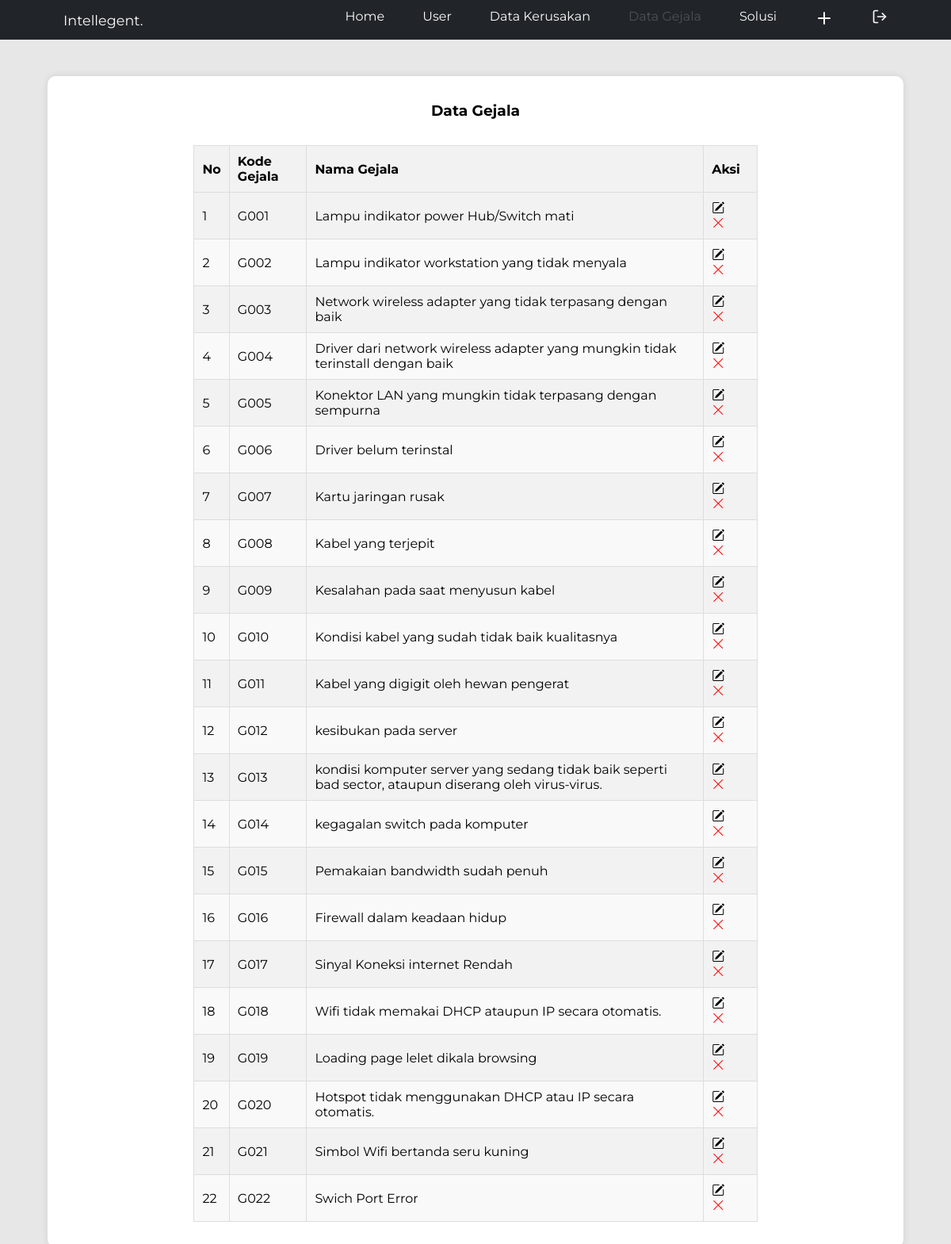
Screenshot of /dataGejala.php with the database file from the repository.
### tables this page shows
CREATE TABLE `gejala` (
  `kodeGejala` varchar(500) NOT NULL,
  `namaGejala` varchar(1000) NOT NULL
);

### function.php (called while the page is built, shortened)
<?php
$conn = mysqli_connect("localhost", "root", "", "analisaLan");
function query($query){
    global $conn;
    $result = mysqli_query($conn, $query);
    $rows = [];
    while ( $row = mysqli_fetch_assoc($result) ) {
        $rows [] = $row;
    }
    return $rows;
}
?>

### dataGejala.php (the view, shortened to what this page needs)
<?php
require 'function.php';
$data = query("SELECT * FROM gejala");
?>
<!DOCTYPE html>
<html lang="en">
<head>
    <link rel="stylesheet" href="css/gejala.css">
    <link href="https://cdn.jsdelivr.net/npm/bootstrap-icons/font/bootstrap-icons.css" rel="stylesheet">
</head>
<body>
    <?php
        $current_page = basename($_SERVER['PHP_SELF']);
        $is_home_page = ($current_page == 'dataGejala.php');
    ?>
    <nav class="navbar">
        <div class="container">
            <div class="navbar-brand">
                Intellegent.
            </div>
            <div class="navbar-nav">
                <a href="home.php">Home</a>
                <a href="dataUser.php">User</a>
                <a href="dataKerusakan.php">Data Kerusakan</a>
                <a href="dataGejala.php" class="nav-link <?php if ($is_home_page) echo 'disabled'; ?>">Data Gejala</a>
                <a href="solusi.php">Solusi</a>
                <a href="insertGejala.php" onclick="return confirm('Add data?');" title="ADD DATA">
                    <i data-feather="plus"></i>
                </a>
                <a href="login.php" onclick="return confirm('Want to logout?');">
                    <i data-feather="log-out" width="20" height="20"></i>
                </a>
            </div>
        </div>
    </nav>
    <div class="table" id="table">
        <h3 class="text-center">Data Gejala</h3>
        <div class="table-content">
            <table border="1" cellpadding="10" cellspacing="0" style="width:70%";>
                <tr>
                    <th>No</th>
                    <th>Kode Gejala</th>
                    <th>Nama Gejala</th>
                    <th>Aksi</th>
                </tr>
                <?php $i= 1; ?>
                <?php foreach( $data as $dt ) : ?>
                    <tr>
                        <td align="center"><?= $i; ?></td>
                        <td><?= $dt["kodeGejala"]; ?></td>
                        <td><?= $dt["namaGejala"]; ?></td>
                        <td>
                            <a href="updateGejala.php?kodeGejala=<?= $dt["kodeGejala"]; ?>">
                                <i class="bi bi-pencil-square"></i>
                            </a>
                            <a href="function.php?action=deleteGejala&kodeGejala=<?= $dt["kodeGejala"]; ?>" class="red" onclick="return confirm('Yakin Hapus Data?');">
                                <i class="bi bi-x-lg"></i>
                            </a>
                        </td>
                    </tr>
                    <?php $i++; ?>
                <?php endforeach; ?>
            </table>
        </div>
    </div>
</body>
</html>

### css/gejala.css (style rules this page uses)
* { margin: 0; padding: 0; outline: none; text-decoration: none; box-sizing: border-box; }
body { display: flex; flex-direction: column; align-items: center; font-family: 'Montserrat', 'Times New Roman'; background: #e7e7e7; color: rgb(0, 0, 0); height: 100vh; }
.navbar { position: fixed; top: 0; height: 50px; z-index: 9999; width: 100%; }
.navbar .container { background-color: rgb(33, 37, 41); height: 50px; width: 100%; display: flex; justify-content: space-between; align-items: center; padding: 0 1rem; }
.navbar .container .navbar-brand { color: #fafafa; font-size: 1.1rem; margin-left: 4rem; margin-right: auto; }
.navbar .container .navbar-nav { display: flex; justify-content: flex-end; width: 100%; padding-right: 4rem; }
.navbar .container .navbar-nav a { margin-left: 3rem; color: #fafafa; transition: .2s; }
.nav-link.disabled { pointer-events: none; opacity: 0.2; color: gray; }
.table { display: flex; flex-direction: column; justify-content: center; background-color: #ffffff; max-width: 90vw; margin-top: 6rem; padding: 2rem; border-radius: 10px; box-shadow: 0 0 10px rgba(0, 0, 0, 0.1); }
.table h3 { margin-bottom: 2rem; text-align: center; }
.table-content { display: flex; justify-content: center; overflow-x: auto; width: 100%; }
.table-content table { width: 100%; background-color: #f9f9f9; border-collapse: collapse; }
.table-content table th, .table-content table td { border: 1px solid #dddddd; padding: 10px; text-align: left; }
.table-content table th { background-color: #f2f2f2; }
.table-content table tr:nth-child(even) { background-color: #f2f2f2; }
.table-content table tr td a { color: #000; margin-right: 10px; }
.table-content table tr td .red { color: red; }

### rows the page displays
gejala: kodeGejala "G001", namaGejala "Lampu indikator power Hub/Switch mati"
gejala: kodeGejala "G002", namaGejala "Lampu indikator workstation yang tidak menyala"
gejala: kodeGejala "G003", namaGejala "Network wireless adapter yang tidak terpasang dengan baik"
gejala: kodeGejala "G004", namaGejala "Driver dari network wireless adapter yang mungkin tidak terinstall dengan baik"
gejala: kodeGejala "G005", namaGejala "Konektor LAN yang mungkin tidak terpasang dengan sempurna"
gejala: kodeGejala "G006", namaGejala "Driver belum terinstal"
gejala: kodeGejala "G007", namaGejala "Kartu jaringan rusak"
gejala: kodeGejala "G008", namaGejala "Kabel yang terjepit"
gejala: kodeGejala "G009", namaGejala "Kesalahan pada saat menyusun kabel"
gejala: kodeGejala "G010", namaGejala "Kondisi kabel yang sudah tidak baik kualitasnya"
gejala: kodeGejala "G011", namaGejala "Kabel yang digigit oleh hewan pengerat"
gejala: kodeGejala "G012", namaGejala "kesibukan pada server"
gejala: kodeGejala "G013", namaGejala "kondisi komputer server yang sedang tidak baik seperti bad sector, ataupun diserang oleh virus-virus."
gejala: kodeGejala "G014", namaGejala "kegagalan switch pada komputer"
gejala: kodeGejala "G015", namaGejala "Pemakaian bandwidth sudah penuh"
gejala: kodeGejala "G016", namaGejala "Firewall dalam keadaan hidup"
gejala: kodeGejala "G017", namaGejala "Sinyal Koneksi internet Rendah"
gejala: kodeGejala "G018", namaGejala "Wifi tidak memakai DHCP ataupun IP secara otomatis."
gejala: kodeGejala "G019", namaGejala "Loading page lelet dikala browsing"
gejala: kodeGejala "G020", namaGejala "Hotspot tidak menggunakan DHCP atau IP secara otomatis."
gejala: kodeGejala "G021", namaGejala "Simbol Wifi bertanda seru kuning"
gejala: kodeGejala "G022", namaGejala "Swich Port Error"
